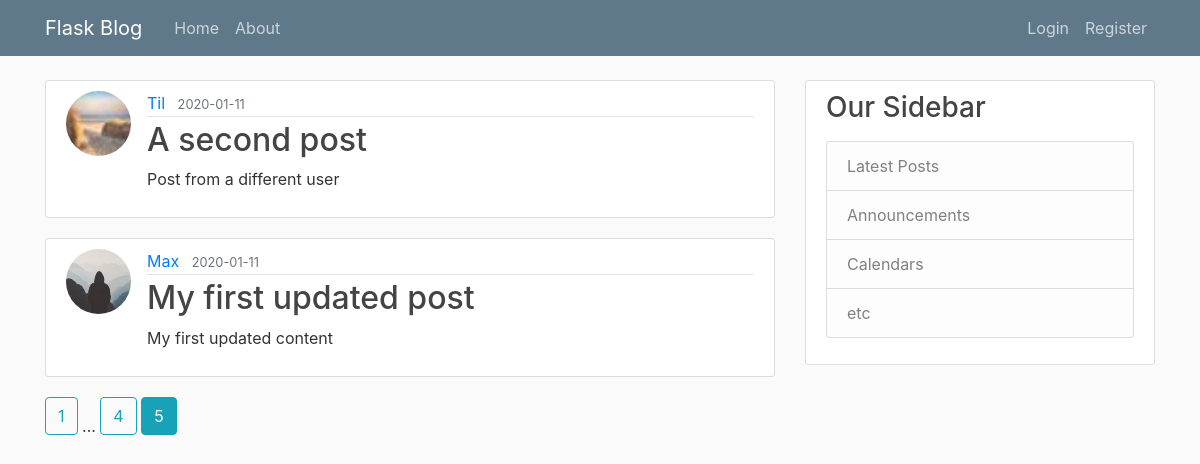
The app's page /home?page=5, older data.
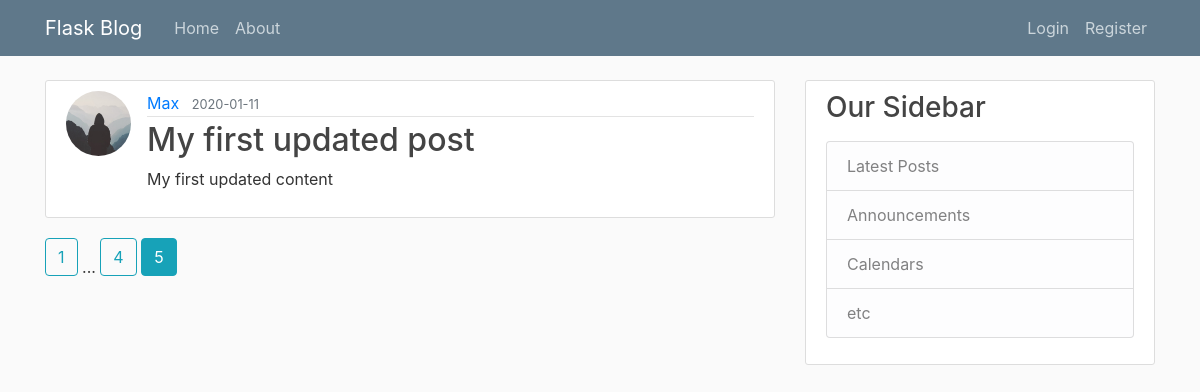
The same page, newer data.
### flaskblog/models.py (models this page shows, shortened)
class Post(db.Model):
    id = db.Column(db.Integer, primary_key=True)
    title = db.Column(db.String(100), nullable=False)
    date_posted = db.Column(db.DateTime, nullable=False, default=datetime.utcnow)
    content = db.Column(db.Text, nullable=False)
    user_id = db.Column(db.Integer, db.ForeignKey('user.id'), nullable=False) # ForeignKey creates a relationship to the user id who has written the post; ForeignKey needs to be written lowercase because it uses the tablename (in the SQLite database) and not the classname of the model

class User(db.Model, UserMixin): # 'db.Model' creates the SQLAlchemy Model; UserMixin is important for flask_login to make the login system work (UserMixin provides funcions like 'is_authenticated' for flask_login)
    id = db.Column(db.Integer, primary_key=True) # 'primary_key' provides a unique id for each column
    username = db.Column(db.String(20), unique=True, nullable=False) # 'unique' makes sure that the username is only one time stored in the database; 'nullable' ensures that the entry is not null
    email = db.Column(db.String(120), unique=True, nullable=False)
    image_file = db.Column(db.String(20), nullable=False, default='default.jpg') # 'default' sets a default entry if nothing was submitted in the form
    password = db.Column(db.String(60), nullable=False)
    posts = db.relationship('Post', backref='author', lazy=True) # relationship with another model (in this case 'Post'; 'Post' need to be spelled like the class); 'backref' creates a kind of column in the related model; 'lazy' ensures that the related data only gets loaded when needed

### flaskblog/routes.py (the view)
@app.route('/')
@app.route('/home')
def home():
    page = request.args.get('page', 1, type=int)
    posts = Post.query.order_by(Post.date_posted.desc()).paginate(page=page, per_page=5)
    return render_template('home.html', title='Home', posts=posts) # renders the template 'home.html' and provides the variables 'title' and 'posts' for the template

### flaskblog/templates/home.html
{% extends "layout.html" %}
{% block content %}
  {% for post in posts.items %}
    <article class="media content-section">
      <img class="rounded-circle article-img" src="{{ url_for('static', filename='profile_pics/' + post.author.image_file) }}">
      <div class="media-body">
        <div class="article-metadata">
          <a class="mr-2" href="{{ url_for('user_posts', username=post.author.username) }}">{{ post.author.username }}</a>
          <small class="text-muted">{{ post.date_posted.strftime('%Y-%m-%d') }}</small>
        </div>
        <h2><a class="article-title" href="{{ url_for('post', post_id=post.id) }}">{{ post.title }}</a></h2>
        <p class="article-content">{{ post.content }}</p>
      </div>
    </article>
  {% endfor %}
  {% for page_num in posts.iter_pages(left_edge=1, right_edge=1, left_current=1, right_current=2) %}
  {% if page_num %}
    {% if posts.page == page_num %}
      <a class="btn btn-info mb-4" href="{{ url_for('home', page=page_num) }}">{{ page_num }}</a>
    {% else %}
      <a class="btn btn-outline-info mb-4" href="{{ url_for('home', page=page_num) }}">{{ page_num }}</a>
    {% endif %}
  {% else %}
    ...
  {% endif %}
  {% endfor %}
{% endblock content %}

Row changes from the older to the newer data that the page shows:
removed Post: image_file (picture), author.username "Til", date_posted "2020-01-11", title "A second post", content "Post from a different user"
